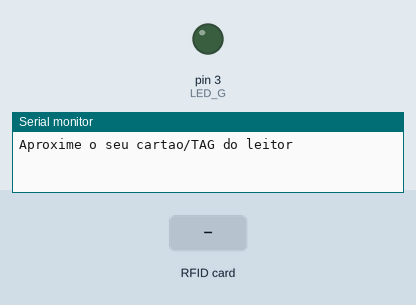
A sketch run on a simulated Arduino Uno, built with avr-gcc and run on an emulated ATmega328P. On the bench: output pins drawn as LEDs (lit = HIGH), the last lines printed to the serial monitor. The test bench sets the inputs (shaded band). Pins used as bus, display or sensor lines are not drawn.

Above: at 1.2 s.
1.3 s: RFID card FD C3 EF 73 held to the reader
At 1.9 s:
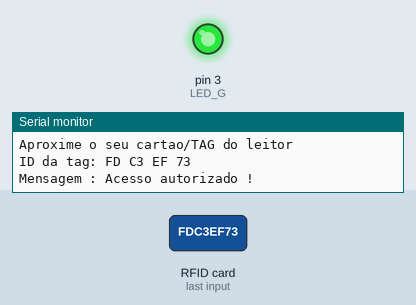
Timing chart, 0 to 7.8 s (numbered marks = the images above; inputs shaded):
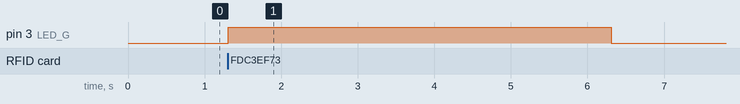

The sketch:

Sistema_de_ativa_objetos_de_acordo_com_o_RFID.ino
```cpp
// Sistema de ativa objetos de acordo com o RFID

#include <SPI.h>
#include <MFRC522.h>

#define SS_PIN 10
#define RST_PIN 9
#define LED_R 2//LED Vermelho
#define LED_G 3 //LED Verde
char st[20];

MFRC522 mfrc522(SS_PIN, RST_PIN);

void setup()
{
  // Inicia a serial
  Serial.begin(9600);
  // Inicia  SPI bus
  SPI.begin();
  // Inicia MFRC522
  mfrc522.PCD_Init();
  Serial.println("Aproxime o seu cartao/TAG do leitor");
  Serial.println();
  pinMode(LED_R, 2);
  pinMode(LED_G, 3);
}

void loop()
{
  digitalWrite (LED_G, LOW);
  digitalWrite (LED_R, HIGH);

  // Busca novos cartões
  if ( ! mfrc522.PICC_IsNewCardPresent())
  {
    return;
  }
  // Seleciona um catão a ser lido
  if ( ! mfrc522.PICC_ReadCardSerial())
  {
    return;
  }
  //Mostra ID na serial
  Serial.print("ID da tag:");
  String conteudo = "";
  byte letra;
  for (byte i = 0; i < mfrc522.uid.size; i++)
  {
    Serial.print(mfrc522.uid.uidByte[i] < 0x10 ? " 0" : " ");
    Serial.print(mfrc522.uid.uidByte[i], HEX);
    conteudo.concat(String(mfrc522.uid.uidByte[i] < 0x10 ? " 0" : " "));
    conteudo.concat(String(mfrc522.uid.uidByte[i], HEX));
  }
  Serial.println();
  Serial.print("Mensagem : ");
  conteudo.toUpperCase();

  if (conteudo.substring(1) == "FD C3 EF 73") //ID CHAVEIRO
  {
    Serial.println("Acesso autorizado !");
    Serial.println();
    digitalWrite (LED_G, HIGH);
    digitalWrite (LED_R, LOW);
    delay(5000);//Delay apagar LED Verde
    digitalWrite (LED_G, LOW);
    digitalWrite (LED_R, HIGH);
  }
}
```

Measured:
- after the input at 1.3 s, pin 3 (LED_G): LOW → HIGH at once, → LOW 5.0 s later
